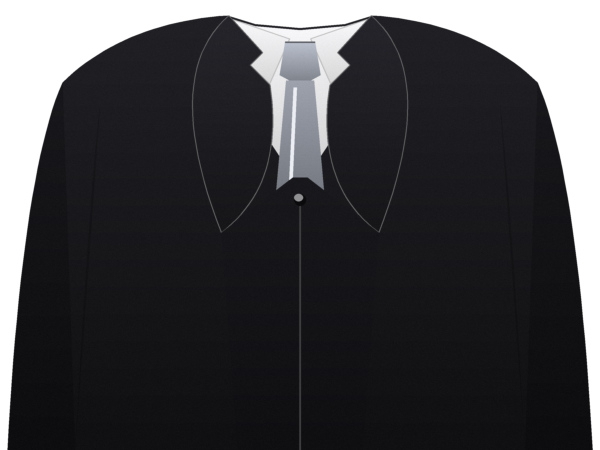
#> input picture assets/suits/black_suit_silver_tie.png, 1200 x 900 px (shown at 1/2 size); its folder holds only this picture in this run
$ python -i enhance.py   (imports and definitions only)
#> lines starting #> are read from the running program, lines starting #| are printed output that depends on the picture; after the words box and inside, x2 and y2 are one past the last pixel; in counts of white or black regions, pixels touching at a corner belong together
#> further down, picture is the input picture: PIL image 1200x900 RGBA; mean R, G, B, A 24.5, 24.5, 27.5, 211.5
"""One-click photo enhancements: lighting fix, skin smoothing, face brighten.

All functions accept RGB or RGBA PIL images; alpha is preserved untouched so
they can run on background-removed cutouts without disturbing the matte.
Face-targeted operations take the FaceBox detected earlier in the pipeline
and blend through a feathered elliptical mask so edits never show a seam.
"""
from __future__ import annotations

import cv2
import numpy as np
from PIL import Image

from .face import FaceBox


def _split(img: Image.Image) -> tuple[np.ndarray, np.ndarray | None]:
    if img.mode == "RGBA":
        arr = np.asarray(img)
        return arr[:, :, :3].copy(), arr[:, :, 3].copy()
    return np.asarray(img.convert("RGB")).copy(), None


def _join(rgb: np.ndarray, alpha: np.ndarray | None) -> Image.Image:
    if alpha is None:
        return Image.fromarray(rgb, "RGB")
    return Image.fromarray(np.dstack([rgb, alpha]), "RGBA")


# [17 lines left out: functions _face_mask, _blend, not called in this run]


def fix_light(img: Image.Image) -> Image.Image:
    """Auto lighting: adaptive contrast (CLAHE) + gentle exposure correction.

    Statistics come from the subject only (alpha > 0), so a transparent or
    already-replaced background never skews the correction.
    """
    rgb, alpha = _split(img)
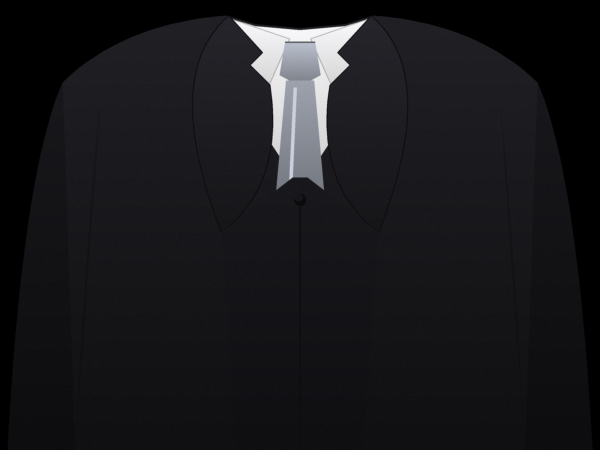
#> rgb: shape (900, 1200, 3) (shown at 1/2 size); mean R, G, B 24.5, 24.5, 27.5
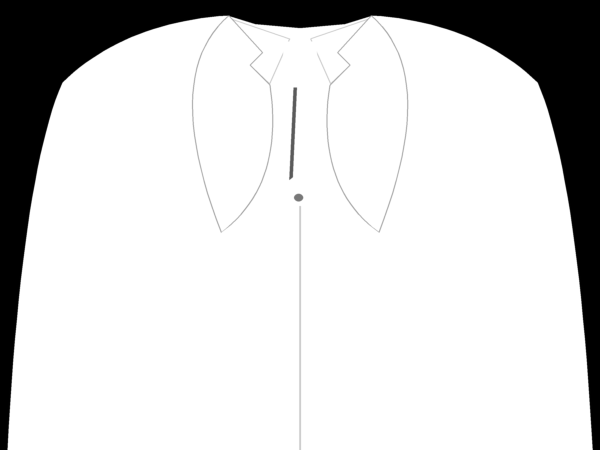
#> alpha: shape (900, 1200) (shown at 1/2 size); min 0, max 255, mean 211.5
    lab = cv2.cvtColor(rgb, cv2.COLOR_RGB2LAB)
#> lab: shape (900, 1200, 3); mean of channels 0, 1, 2 22.3, 129.1, 126
    l_chan = lab[:, :, 0]

    clahe = cv2.createCLAHE(clipLimit=1.2, tileGridSize=(8, 8))
    # Half-strength blend: full CLAHE punches up freckles and skin noise.
    l_eq = cv2.addWeighted(clahe.apply(l_chan), 0.5, l_chan, 0.5, 0)

    subject = alpha > 16 if alpha is not None else np.ones(l_chan.shape, bool)
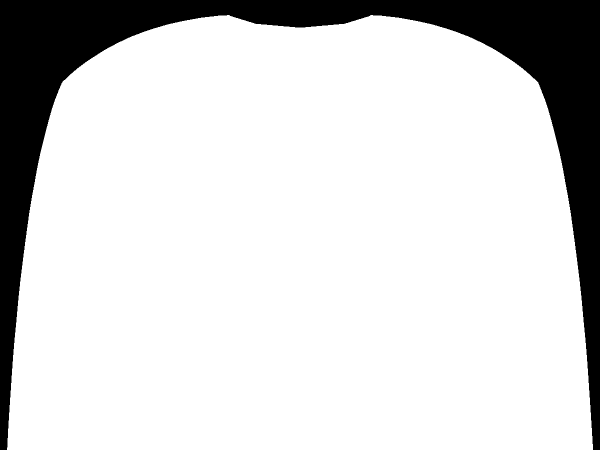
#> subject: shape (900, 1200) bool (shown at 1/2 size); 83.4% white; 1 black region, box (x1, y1, x2, y2) and area: (0, 0, 1200, 900) 179156
    mean_l = float(l_eq[subject].mean()) if subject.any() else 128.0
#> mean_l = 30.01
    # Pull the subject's mean luminance toward a pleasant exposure (~135),
    # but never by more than a mild gamma so it can't blow out.
    gamma = np.clip(np.log(135 / 255) / np.log(max(mean_l, 1) / 255), 0.8, 1.25)
#> gamma = 0.8
    lut = (np.linspace(0, 1, 256) ** (1 / gamma) * 255).astype(np.uint8)
#> lut = 256 values from 0 to 255
    lab[:, :, 0] = lut[l_eq]
#> lab: shape (900, 1200, 3); mean of channels 0, 1, 2 16.2, 129.1, 126

    out = cv2.cvtColor(lab, cv2.COLOR_LAB2RGB)
    return _join(out, alpha)


# [50 lines left out: functions smooth_skin, brighten_face, apply_enhancements, not called in this run]

>>> from PIL import Image
>>> picture = Image.open('../../assets/suits/black_suit_silver_tie.png')
>>> result = fix_light(picture)

$ run again, on assets/suits/navy_pinstripe_gold_tie.png
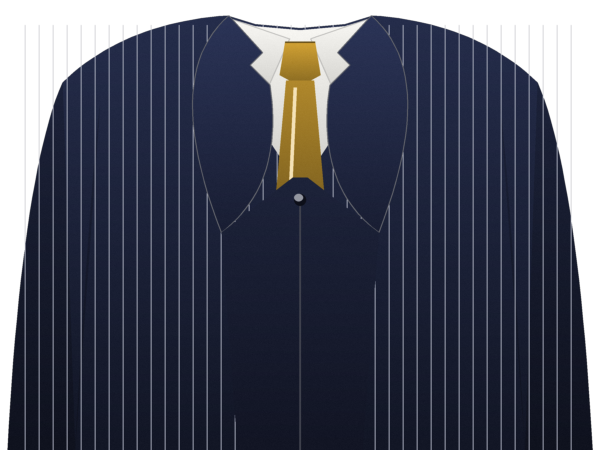
#> input picture assets/suits/navy_pinstripe_gold_tie.png, 1200 x 900 px (shown at 1/2 size)
#> picture is the input picture: PIL image 1200x900 RGBA; mean R, G, B, A 28.2, 31.9, 47.6, 205.8
#> in fix_light, `l_chan = lab[:, :, 0]`:
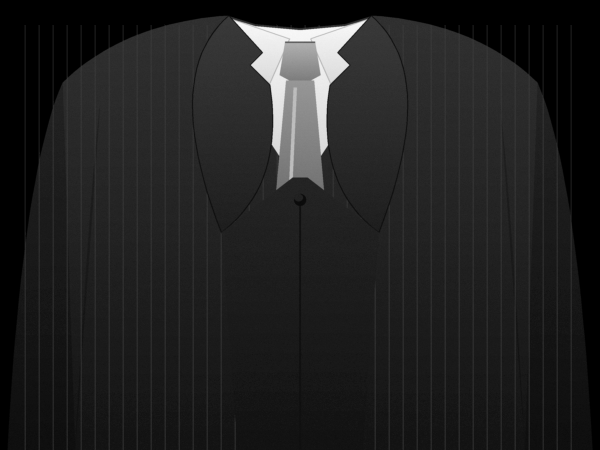
#> l_chan: shape (900, 1200) (shown at 1/2 size); min 0, max 251, mean 32.5
#> in fix_light, `subject = alpha > 16 if alpha is not None else np.ones(l_chan.shape, b..`:
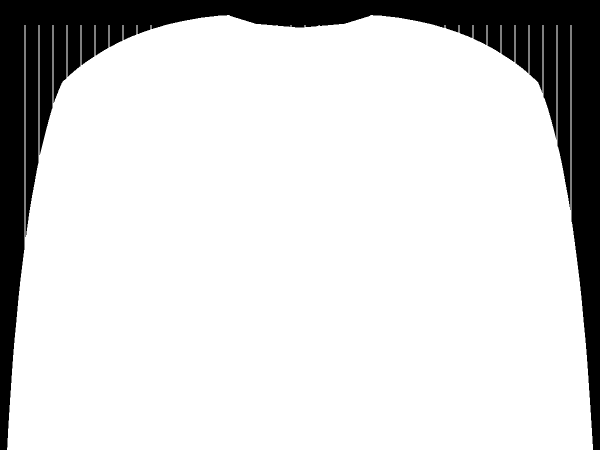
#> subject: shape (900, 1200) bool (shown at 1/2 size); 83.8% white; 1 black region, box (x1, y1, x2, y2) and area: (0, 0, 1200, 900) 174542
#> mean_l = 42.45
#> gamma = 0.8
#> lut = 256 values from 0 to 255
